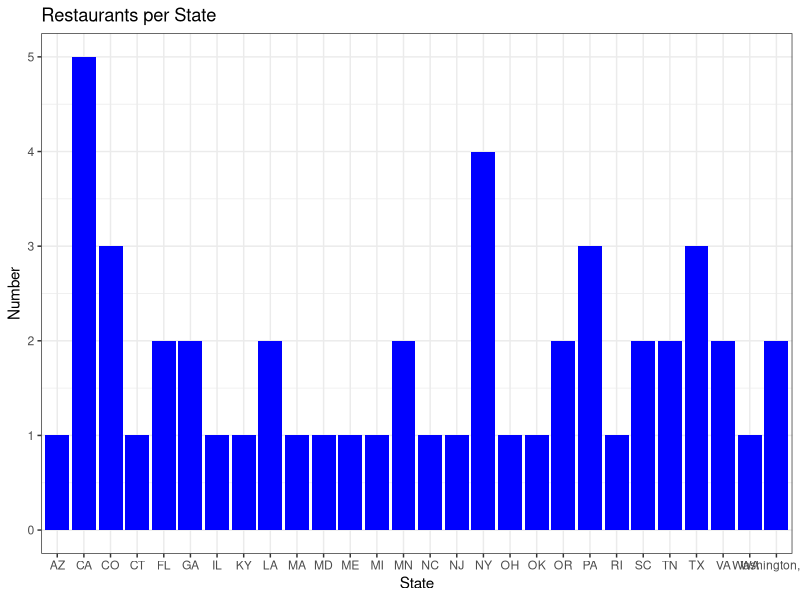
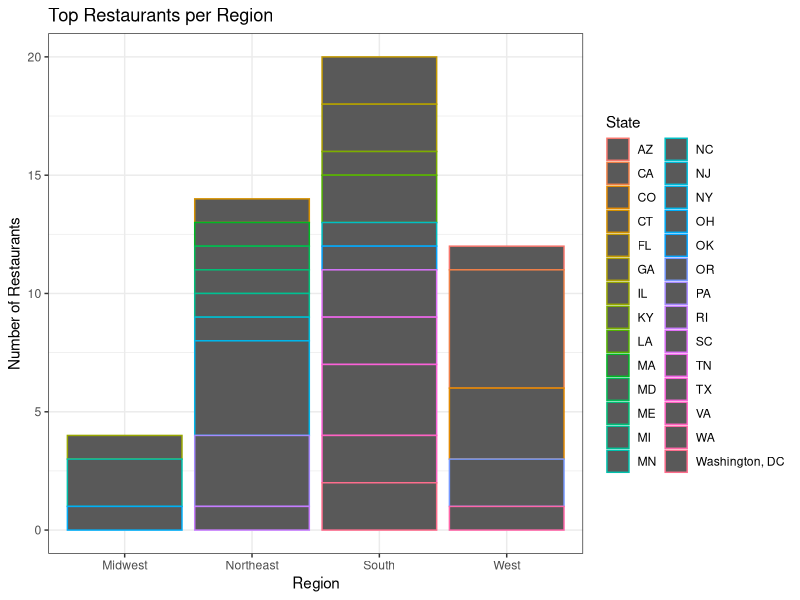
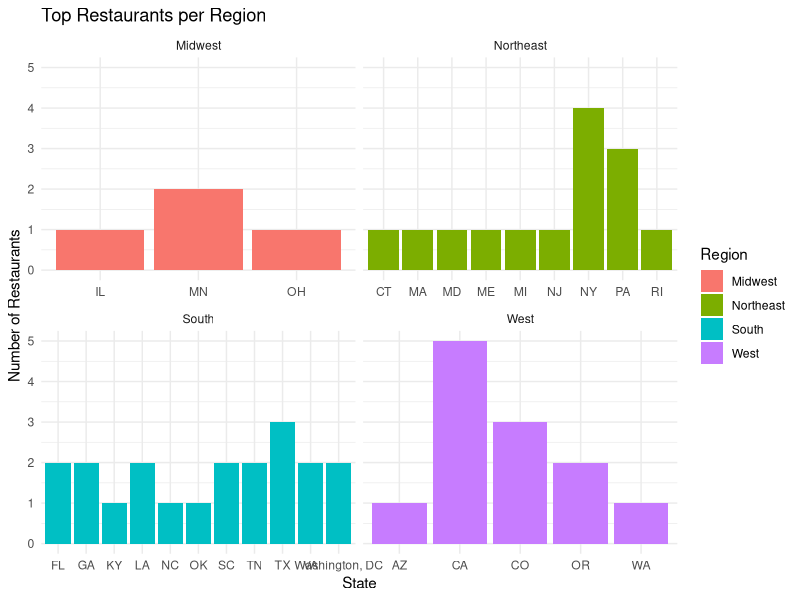
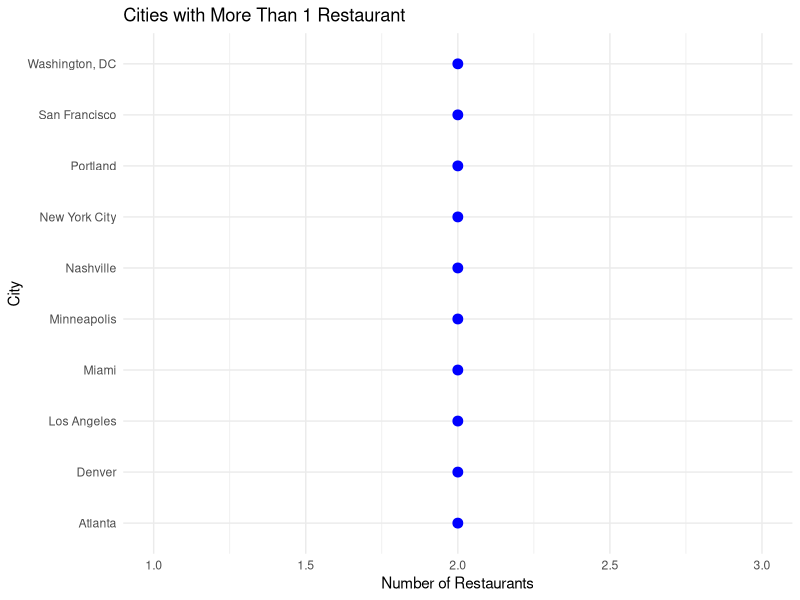
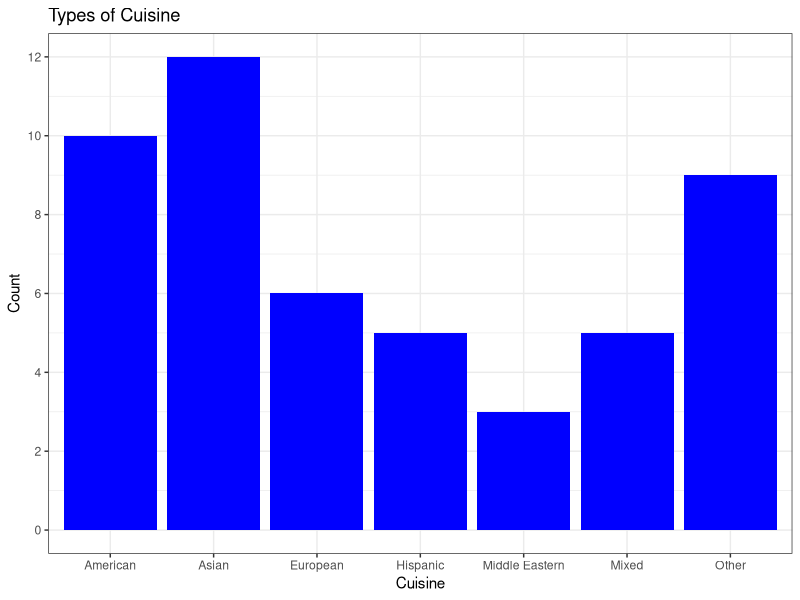
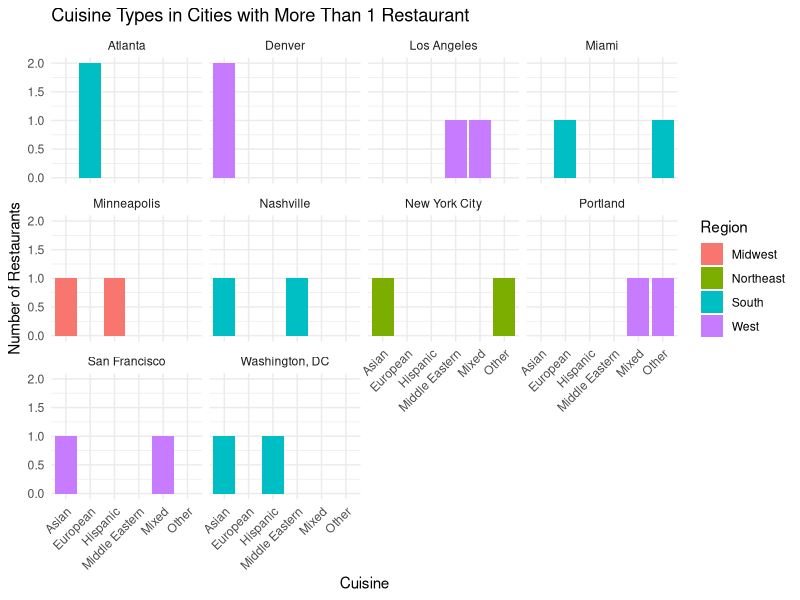
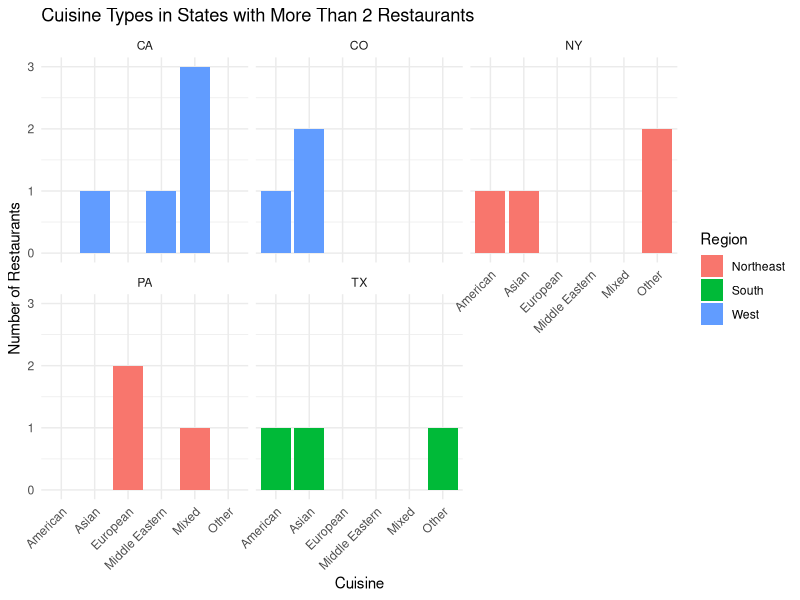
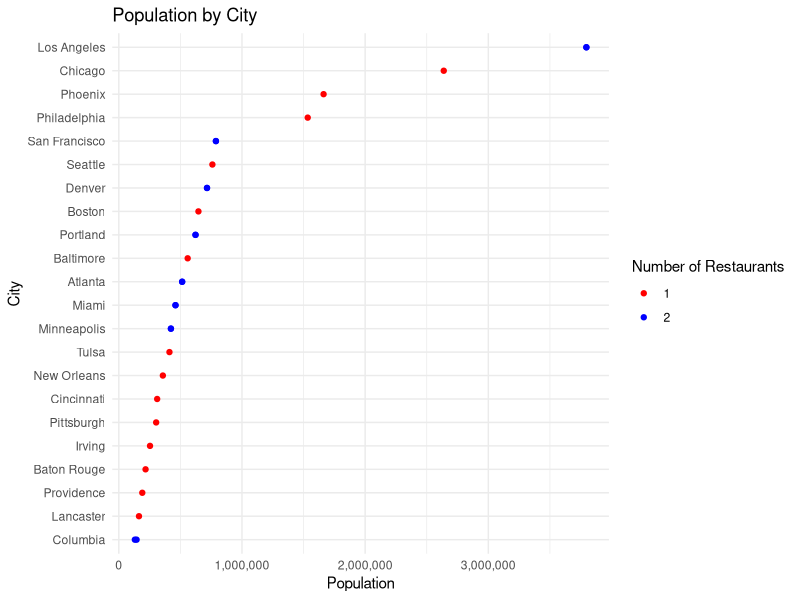

Here is the R script that generated these plots, in order:
## ---- chunk 1
library(tidyverse)
library(ggplot2)
library(dplyr)
## ---- chunk 2
library(readr)
restaurants <- read.csv(file = "./nytimes_best_restaurants_2024.csv",
                        header = TRUE,
                        stringsAsFactors = FALSE)
## ---- chunk 3
#| echo: false
glimpse(restaurants)
## ---- chunk 4
#| echo: false
#| label: restaurants-by-state
#| fig-cap: "Figure 1: Bar graph showing how many top rated restaurants are in each state."
ggplot(restaurants, aes(state)) +
  geom_bar(fill = "blue") +
  theme_bw() +
  labs(x = "State", y = "Number", title = "Restaurants per State")
## ---- chunk 5
restaurants |>
  summarize(nds = n_distinct(state))
## ---- chunk 6
#| echo: false

state_n <- restaurants %>% 
  count(state, name = "n_restaurants") %>%
  arrange(desc(n_restaurants))

print(state_n)
## ---- chunk 7
#| echo: false
#| label: restaurants-by-region
#| fig-cap: "Figure 2: Bar graph showing how many top restaurants are in each region. "
#| 
restaurants_region <- restaurants |> 
  mutate(region = case_when(
      state %in% c("AZ", "CA", "CO", "OR", "WA") ~ "West",
      state %in% c("IL", "MN", "OH") ~ "Midwest",
      state %in% c("CT", "MA", "ME", "MD", "MI", "NJ", "NY", "RI", "PA") ~ "Northeast",
      state %in% c("FL", "GA", "KY", "LA", "NC", "OK", "SC", "TN", "TX", "VA", "Washington, DC") ~ "South"
    ))

ggplot(restaurants_region, aes(region)) +
  geom_bar(aes(color = state)) +
  theme_bw() +
  labs(x = "Region", y = "Number of Restaurants", title = "Top Restaurants per Region", color = "State")
## ---- chunk 8
#| echo: false
#| label: restaurants-by-region-2
#| fig-cap: "Figure 3: Faceted bar graph showing how many top restaurants are in each region. "

ggplot(restaurants_region, aes(state)) +
  geom_bar(aes(fill = region)) +
  facet_wrap(~ region, scales = "free_x") +
  theme(axis.ticks.x = element_blank()) +
  theme_minimal() +
  labs(x = "State", y = "Number of Restaurants", title = "Top Restaurants per Region", fill = "Region") 
## ---- chunk 9
city_count <- restaurants_region %>%
  count(city, name = "n_restaurants") %>%
  filter(n_restaurants > 1) %>%
  summarize(total_cities = n())

print(city_count)
## ---- chunk 10
#| echo: false
#| label: cities-more-than-1
#| fig-cap: "Figure 4: Plot showing the cities with more than 2 restaurants on the NYTimes list."

cities_with_more_than_1 <- restaurants %>%
    count(city, name = "num_restaurants") %>%
    filter(num_restaurants > 1)

ggplot(cities_with_more_than_1, aes(x = reorder(city, num_restaurants), y = num_restaurants)) +
    geom_point(color = "blue", size = 3) +
    scale_y_continuous(limits = c(1, 3)) +
    coord_flip() +
    labs(x = "City", y = "Number of Restaurants", title = "Cities with More Than 1 Restaurant") +
    theme_minimal()
## ---- chunk 11
restaurants |>
  summarize(nds = n_distinct(cuisine_type))
## ---- chunk 12
#| echo: false

cuisine_n <- restaurants %>% 
  count(cuisine_type, name = "n_cuisine") %>%
  arrange(desc(n_cuisine))

print(cuisine_n)
## ---- chunk 13
#| echo: false
#| label: restaurants-by-cuisine
#| fig-cap: "Figure 5: Bar graph showing the types of cuisine, simplified. "

cuisine_restaurants <- restaurants |> 
  mutate(simple_cuisine = case_when(
      cuisine_type %in% c("New American", "Southern", "Oyster, New American", "Soul Food, Southern") ~ "American",
      cuisine_type %in% c("Indian", "Korean", "Vietnamese", "Cantonese", "Chinese, Cantonese", "Hmong", "Laotian", "Levantine", "Thai") ~ "Asian",
      cuisine_type %in% c("Mexican", "Guamanian") ~ "Hispanic",
      cuisine_type %in% c("Persian", "Kurdish, Turkish") ~ "Middle Eastern",
      cuisine_type %in% c("French, New American", "French-Japanese", "Indo-Tex", "Italian, New American", "Thai, Chinese") ~ "Mixed",
      cuisine_type %in% c("French", "Italian, Pizza", "Mediterranean", "Nordic Seafood", "Polish", "Scottish") ~ "European",
      cuisine_type %in% c("Seafood", "Barbecue", "Bistro", "Soul Food", "Raw Bar", "Steakhouse") ~ "Other"
    ))

ggplot(cuisine_restaurants, aes(simple_cuisine)) +
  geom_bar(fill = "blue") +
  theme_bw() +
  labs(x = "Cuisine", y = "Count", title = "Types of Cuisine") +
  scale_y_continuous(breaks = c(0, 2, 4, 6, 8, 10, 12))
## ---- chunk 14
#| echo: false
#| label: cuisine-more-than-1
#| fig-cap: "Figure 6: Faceted bar graph showing the cuisines in cities with more than one restaurant on the NYTimes list."

cuisine_region_restaurants <- restaurants |>
  mutate(simple_cuisine = case_when(
      cuisine_type %in% c("New American", "Southern", "Oyster, New American", "Soul Food, Southern") ~ "American",
      cuisine_type %in% c("Indian", "Korean", "Vietnamese", "Cantonese", "Chinese, Cantonese", "Hmong", "Laotian", "Levantine", "Thai") ~ "Asian",
      cuisine_type %in% c("Mexican", "Guamanian") ~ "Hispanic",
      cuisine_type %in% c("Persian", "Kurdish, Turkish") ~ "Middle Eastern",
      cuisine_type %in% c("French, New American", "French-Japanese", "Indo-Tex", "Italian, New American", "Thai, Chinese") ~ "Mixed",
      cuisine_type %in% c("French", "Italian, Pizza", "Mediterranean", "Nordic Seafood", "Polish", "Scottish") ~ "European",
      cuisine_type %in% c("Seafood", "Barbecue", "Bistro", "Soul Food", "Raw Bar", "Steakhouse") ~ "Other"
    ),
    region = case_when(
      state %in% c("AZ", "CA", "CO", "OR", "WA") ~ "West",
      state %in% c("IL", "MN", "OH") ~ "Midwest",
      state %in% c("CT", "MA", "ME", "MD", "MI", "NJ", "NY", "RI", "PA") ~ "Northeast",
      state %in% c("FL", "GA", "KY", "LA", "NC", "OK", "SC", "TN", "TX", "VA", "Washington, DC") ~ "South"
    ))

cities_with_more_than_1 <- cuisine_region_restaurants %>%
    count(city, name = "num_restaurants") %>%
    filter(num_restaurants > 1) %>%
    pull(city)

filtered_data <- cuisine_region_restaurants %>%
    filter(city %in% cities_with_more_than_1, !is.na(simple_cuisine))

ggplot(filtered_data, aes(x = simple_cuisine, fill = region)) +
    geom_bar() +
    facet_wrap(~ city, scales = "fixed") +  
    labs(x = "Cuisine", y = "Number of Restaurants", title = "Cuisine Types in Cities with More Than 1 Restaurant", fill = "Region"
    ) +
    theme_minimal() +
    theme(axis.text.x = element_text(angle = 45, hjust = 1))
## ---- chunk 15
states_with_more_than_1 <- restaurants %>%
    count(state, name = "num_restaurants") %>%
    filter(num_restaurants > 1)

states_with_more_than_1 %>%
    arrange(desc(num_restaurants))
## ---- chunk 16
#| echo: false
#| label: cuisine-more-than-2
#| fig-cap: "Figure 7: Faceted bar graph showing the cuisines in states with more than two restaurants on the NYTimes list."

cuisine_region_restaurants <- restaurants |>
  mutate(simple_cuisine = case_when(
      cuisine_type %in% c("New American", "Southern", "Oyster, New American", "Soul Food, Southern") ~ "American",
      cuisine_type %in% c("Indian", "Korean", "Vietnamese", "Cantonese", "Chinese, Cantonese", "Hmong", "Laotian", "Levantine", "Thai") ~ "Asian",
      cuisine_type %in% c("Mexican", "Guamanian") ~ "Hispanic",
      cuisine_type %in% c("Persian", "Kurdish, Turkish") ~ "Middle Eastern",
      cuisine_type %in% c("French, New American", "French-Japanese", "Indo-Tex", "Italian, New American", "Thai, Chinese") ~ "Mixed",
      cuisine_type %in% c("French", "Italian, Pizza", "Mediterranean", "Nordic Seafood", "Polish", "Scottish") ~ "European",
      cuisine_type %in% c("Seafood", "Barbecue", "Bistro", "Soul Food", "Raw Bar", "Steakhouse") ~ "Other"
    ),
    region = case_when(
      state %in% c("AZ", "CA", "CO", "OR", "WA") ~ "West",
      state %in% c("IL", "MN", "OH") ~ "Midwest",
      state %in% c("CT", "MA", "ME", "MD", "MI", "NJ", "NY", "RI", "PA") ~ "Northeast",
      state %in% c("FL", "GA", "KY", "LA", "NC", "OK", "SC", "TN", "TX", "VA", "Washington, DC") ~ "South"
    ))

states_with_more_than_2 <- cuisine_region_restaurants %>%
    count(state, name = "num_restaurants") %>%
    filter(num_restaurants > 2) %>%
    pull(state)

filtered_data <- cuisine_region_restaurants %>%
    filter(state %in% states_with_more_than_2, !is.na(simple_cuisine))

ggplot(filtered_data, aes(x = simple_cuisine, fill = region)) +
    geom_bar() +
    facet_wrap(~ state, scales = "fixed") +  
    labs(x = "Cuisine", y = "Number of Restaurants", title = "Cuisine Types in States with More Than 2 Restaurants", fill = "Region"
    ) +
    theme_minimal() +
    theme(axis.text.x = element_text(angle = 45, hjust = 1))
## ---- chunk 17
#| echo: false

goodhotfish <- restaurants %>%
  filter(state == "NC")
  
print(goodhotfish)
## ---- chunk 18
library(readr)
populations <- 
  read.csv("./Population of all US Cities 2024.csv")

glimpse(populations)
## ---- chunk 19
colnames(populations)
colnames(restaurants)
## ---- chunk 20
#| echo: false

populations <- populations %>%
  rename(
    city = US.City,
    state = US.State
  )

combined_data <- inner_join(populations, restaurants, by = c("city"))

glimpse(combined_data)
## ---- chunk 21
#| echo: false
#| label: city_population
#| fig-cap: "Figure 8: Dot plot showing the population of cities, colored by the amount of restaurants in that city."

city_n <- combined_data %>% 
  count(city, name = "n_restaurants")

combined_data <- combined_data %>%
  left_join(city_n, by = "city")

ggplot(combined_data, aes(x = reorder(city, Population.2024), y = Population.2024, color = as.factor(n_restaurants))) +
  geom_point() +
  coord_flip() +
  theme_minimal() +
  labs(title = "Population by City", x = "City", y = "Population", color = "Number of Restaurants") +
  scale_color_manual(values = c("1" = "red", "2" = "blue")) +
  scale_y_continuous(labels = scales::comma)
## ---- chunk 22
#| echo: false
#| label: state_population
#| fig-cap: "Figure 9: Dot plot showing the population of states, colored by the amount of restaurants in that state. The states with multiple population dots had multiple cities on the restaurant list."

state_n <- combined_data %>% 
  count(state.y, name = "state_n_restaurants")

combined_data <- combined_data %>%
  left_join(state_n, by = "state.y")

ggplot(combined_data, aes(x = reorder(state.y, Population.2024), y = Population.2024, color = as.factor(state_n_restaurants))) +
  geom_point() +
  coord_flip() +
  theme_minimal() +
  labs(title = "Population by State", x = "State", y = "Population", color = "Number of Restaurants") +
  scale_color_manual(values = c("1" = "red", "2" = "blue", "3" = "purple", "4" = "green")) +
  scale_y_continuous(labels = scales::comma)
## ---- chunk 23
#| echo: false
#| label: area_restaurants
#| fig-cap: "Figure 10: Dot plot showing the city area, colored by the amount of restaurants in that city."

ggplot(combined_data, aes(x = reorder(city, Area..mile2.), y = Area..mile2., color = as.factor(n_restaurants))) +
  geom_point() +
  coord_flip() +
  theme_minimal() +
  labs(title = "Number of Restaurants by City Area", x = "City", y = "City Area", color = "Number of Restaurants") +
  scale_color_manual(values = c("1" = "red", "2" = "blue")) +
  scale_y_continuous(labels = scales::comma)
## ---- chunk 24
#| echo: false
#| label: density_restaurants
#| fig-cap: "Figure 11: Dot plot showing the city density, colored by the amount of restaurants in that city."

ggplot(combined_data, aes(x = reorder(city, Density...mile2.), y = Density...mile2., color = as.factor(n_restaurants))) +
  geom_point() +
  coord_flip() +
  theme_minimal() +
  labs(title = "Number of Restaurants by City Density", x = "City", y = "City Density", color = "Number of Restaurants") +
  scale_color_manual(values = c("1" = "red", "2" = "blue")) +
  scale_y_continuous(labels = scales::comma)
